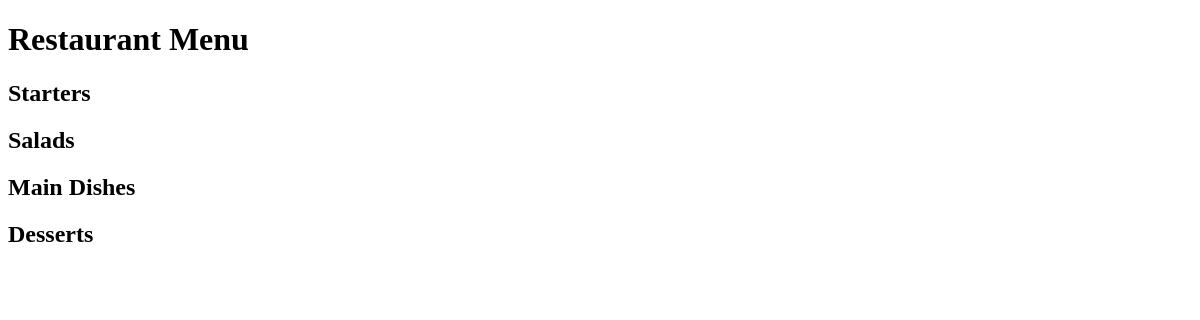
The app's page /, older data.
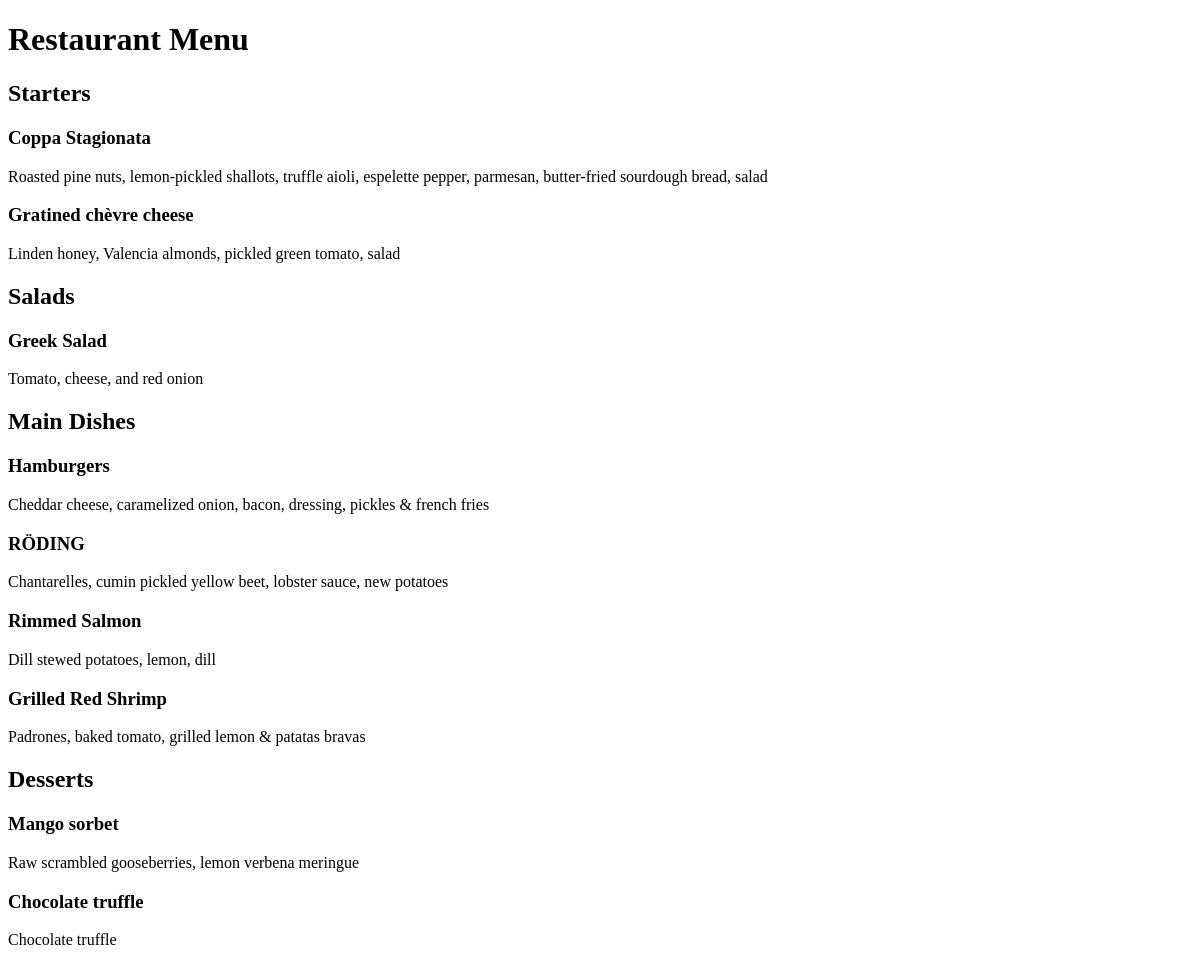
The same page, newer data.
### restaurant_menu/models.py (models this page shows, shortened)
class Item(models.Model):
    meal = models.CharField(max_length=1000, unique=True)
    description = models.CharField(max_length=2000)
    price = models.DecimalField(max_digits=10, decimal_places=2)
    meal_type = models.CharField(max_length=200, choices=MEAL_TYPE)
    author = models.ForeignKey(User, on_delete=models.PROTECT)
    status = models.IntegerField(choices=STATUS, default=0)
    date_created = models.DateTimeField(auto_now_add=True) # auto_now_add - Record the timestamp
    date_updated = models.DateTimeField(auto_now=True)# auto_now - Record the time when the item is edited

### restaurant_menu/views.py (the view)
# urls.py: path('', views.MenuList.as_view(), name='home')
class MenuList(generic.ListView):
    queryset = Item.objects.order_by("-date_created")
    template_name = "index.html"
    def get_context_data(self, **kwargs):
        context = super().get_context_data(**kwargs)
        context["meals"] = MEAL_TYPE
        return context

### restaurant_menu/templates/index.html (shortened to what this page needs)
<!DOCTYPE html>
<html lang="en">
<head>
</head>
<body>
    <h1>Restaurant Menu</h1>
        {% for meal in meals %}
            <h2>{{ meal.1 }}</h2>
                {% for row in item_list %}
                    {% if row.meal_type == meal.0 %}
                        {% if row.status == 0 %}
                            <h3><del>{{ row.meal }}</del></h3>
                            <p>{{ row.description }}</p>
                        {% else %}
                            <h3>{{ row.meal }}</h3>
                            <p>{{ row.description }}</p>
                        {% endif %}
                    {% endif %}
                {% endfor %}
        {% endfor %}
</body>
</html>

Row changes from the older to the newer data that the page shows:
added Item: meal "Coppa Stagionata", description "Roasted pine nuts, lemon-pickled shallots, truffle aioli, espelette pepper, parmesan, butter-fried sourdough bread, salad", shown under "Starters"
added Item: meal "Gratined chèvre cheese", description "Linden honey, Valencia almonds, pickled green tomato, salad", shown under "Starters"
added Item: meal "Greek Salad", description "Tomato, cheese, and red onion", shown under "Salads"
added Item: meal "Hamburgers", description "Cheddar cheese, caramelized onion, bacon, dressing, pickles & french fries", shown under "Main Dishes"
added Item: meal "RÖDING", description "Chantarelles, cumin pickled yellow beet, lobster sauce, new potatoes", shown under "Main Dishes"
added Item: meal "Rimmed Salmon", description "Dill stewed potatoes, lemon, dill", shown under "Main Dishes"
added Item: meal "Grilled Red Shrimp", description "Padrones, baked tomato, grilled lemon & patatas bravas", shown under "Main Dishes"
added Item: meal "Mango sorbet", description "Raw scrambled gooseberries, lemon verbena meringue", shown under "Desserts"
added Item: meal "Chocolate truffle", description "Chocolate truffle", shown under "Desserts"
